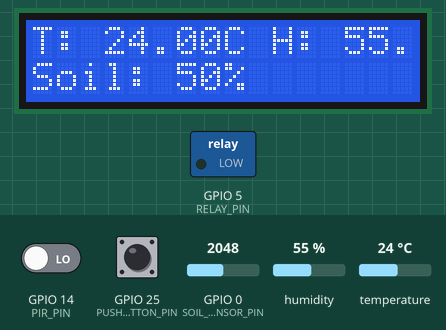
The sketch below on a simulated ESP32. Shown: 16×2 character LCD, switched loads named in the sketch (green lamp = pin HIGH). The test bench sets the inputs (shaded band); at power-on: GPIO 25 (PUSH_BUTTON_PIN) HIGH, humidity 55 %, GPIO 0 (SOIL_SENSOR_PIN) = 2048, temperature 24 °C, GPIO 14 (PIR_PIN) LOW. WiFi joins after 1.5 s; servers stay silent unless stated.

Above: at 5.5 s.
5.6 s: GPIO 25 (PUSH_BUTTON_PIN) pulled LOW for 1 s
At 7.0 s:
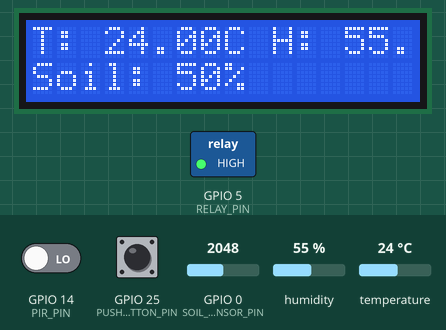
8.1 s: humidity set to 22 %
At 11.6 s:
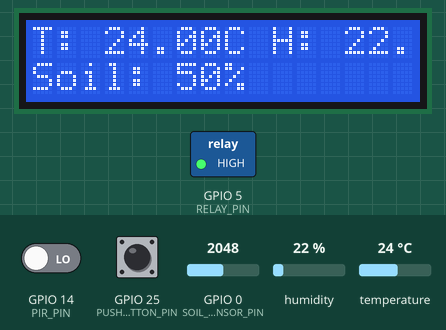
12.4 s: GPIO 0 (SOIL_SENSOR_PIN) set to 2866
At 13.4 s:
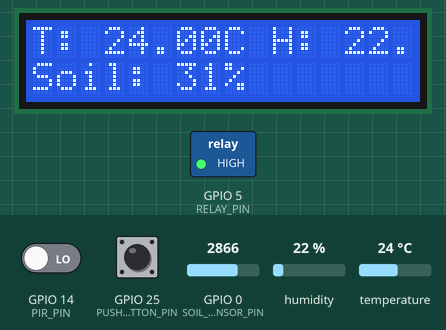
14.4 s: temperature set to 12 °C
At 17.3 s:
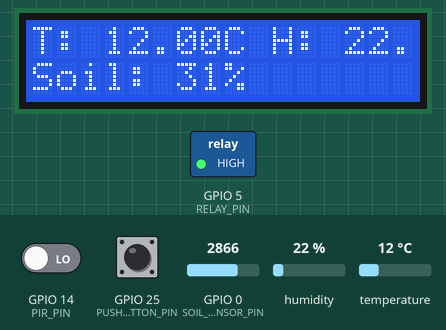
18.4 s: GPIO 0 (SOIL_SENSOR_PIN) set to 3603
At 19.2 s:
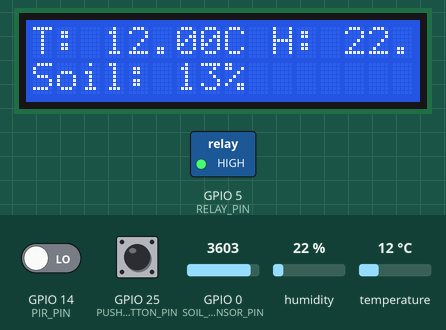
20.4 s: humidity set to 40 %
At 24.3 s:
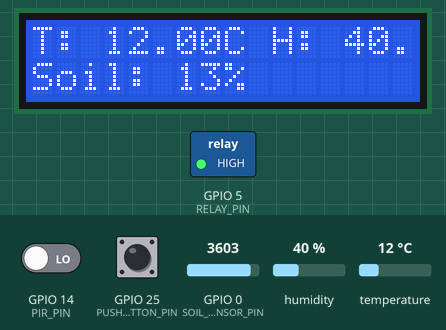
Timing chart, 0 to 25.4 s (numbered marks = the images above; inputs shaded):
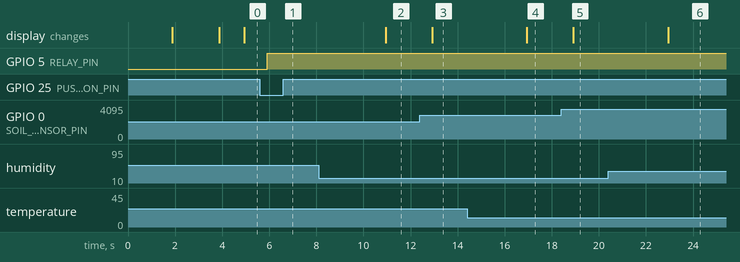

Measured:
- after the input at 5.6 s, GPIO 5 (RELAY_PIN): LOW → HIGH after 0.32 s
- after the input at 8.1 s, the display: changes after 2.8 s (image 2)
- after the input at 12.4 s, the display: changes after 0.52 s (image 3)
- after the input at 14.4 s, the display: changes after 2.5 s (image 4)
- after the input at 18.4 s, the display: changes after 0.52 s (image 5)
- after the input at 20.4 s, the display: changes after 2.5 s (image 6)

The sketch:

Smart-Agriculture-monitoring.ino
```cpp
#define BLYNK_TEMPLATE_ID "TMPL3gZ2UU0Py"
#define BLYNK_TEMPLATE_NAME "Smart Plant"
#define BLYNK_AUTH_TOKEN "EGCChlwY4r2vZ3YQZZOaE14fr7ACHS2c"

#include <WiFi.h>
#include <BlynkSimpleEsp32.h>
#include <LiquidCrystal_I2C.h>
#include <DHT.h>

// Initialize the LCD display with the correct I2C address, columns, and rows
LiquidCrystal_I2C lcd(0x3F, 16, 2);

char ssid[] = "redminote7";    // Enter your WiFi SSID
char pass[] = "xxxxxxxx"; // Enter your WiFi Password

DHT dht(32, DHT11); // DHT sensor connected to GPIO 32 on ESP32
BlynkTimer timer;

// Define component pins based on your updated configuration
#define SOIL_SENSOR_PIN 0   // Soil Sensor connected to GPIO 0
#define PIR_PIN 14          // PIR Sensor connected to GPIO 14
#define RELAY_PIN 5         // Relay connected to GPIO 5
#define PUSH_BUTTON_PIN 25  // Push Button connected to GPIO 25
#define VPIN_BUTTON_1 V12

int relayState = LOW;
int pushButtonState = HIGH;

void setup() {
  Serial.begin(115200);

  // Initialize the LCD with the correct dimensions
  lcd.begin(16, 2);
  lcd.backlight();

  pinMode(PIR_PIN, INPUT);
  pinMode(RELAY_PIN, OUTPUT);
  digitalWrite(RELAY_PIN, LOW);
  pinMode(PUSH_BUTTON_PIN, INPUT_PULLUP);

  // Connect to Blynk
  Blynk.begin(BLYNK_AUTH_TOKEN, ssid, pass);

  // Initialize DHT sensor
  dht.begin();

  lcd.setCursor(0, 0);
  lcd.print("Initializing...");
  delay(2000);
  lcd.clear();

  // Set up Blynk timers
  timer.setInterval(1000L, DHT11sensor);
  timer.setInterval(1000L, soilMoistureSensor);
  timer.setInterval(1000L, PIRsensor);
  timer.setInterval(500L, checkPhysicalButton);
}

void DHT11sensor() {
  float h = dht.readHumidity();
  float t = dht.readTemperature();

  if (isnan(h) || isnan(t)) {
    Serial.println("Failed to read from DHT sensor!");
    lcd.setCursor(0, 0);
    lcd.print("Sensor Error");
    return;
  }

  Blynk.virtualWrite(V0, t);
  Blynk.virtualWrite(V1, h);

  lcd.setCursor(0, 0);
  lcd.print("T: ");
  lcd.print(t);
  lcd.print("C ");
  lcd.print("H: ");
  lcd.print(h);
  lcd.print("% ");
}

void PIRsensor() {
  bool value = digitalRead(PIR_PIN);
  WidgetLED LED(V5);
  if (value) {
    Blynk.logEvent("pirmotion", "WARNING! Motion Detected!");
    LED.on();
  } else {
    LED.off();
  }
}

void soilMoistureSensor() {
  int soilValue = analogRead(SOIL_SENSOR_PIN);
  soilValue = map(soilValue, 0, 4095, 0, 100);
  soilValue = (soilValue - 100) * -1;

  Blynk.virtualWrite(V3, soilValue);
  lcd.setCursor(0, 1);
  lcd.print("Soil: ");
  lcd.print(soilValue);
  lcd.print("%   ");
}


void checkPhysicalButton() {
  if (digitalRead(PUSH_BUTTON_PIN) == LOW) {
    if (pushButtonState != LOW) {
      relayState = !relayState;
      digitalWrite(RELAY_PIN, relayState);
      Blynk.virtualWrite(VPIN_BUTTON_1, relayState);
    }
    pushButtonState = LOW;
  } else {
    pushButtonState = HIGH;
  }
}

BLYNK_WRITE(VPIN_BUTTON_1) {
  relayState = param.asInt();
  digitalWrite(RELAY_PIN, relayState);
}

void loop() {
  Blynk.run();
  timer.run();
}
```
